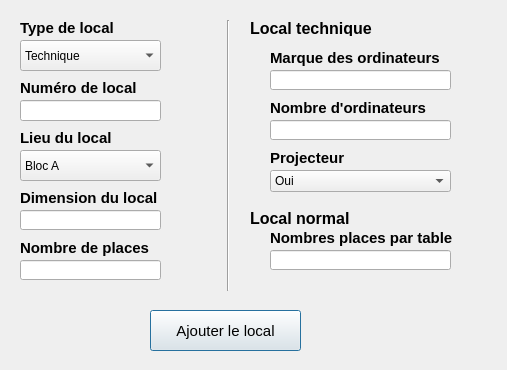
<?xml version="1.0" encoding="UTF-8"?>
<ui version="4.0">
 <class>Dialog</class>
 <widget class="QDialog" name="Dialog">
  <property name="geometry">
   <rect>
    <x>0</x>
    <y>0</y>
    <width>507</width>
    <height>370</height>
   </rect>
  </property>
  <property name="windowTitle">
   <string>Dialog</string>
  </property>
  <widget class="QLabel" name="label_type_local">
   <property name="geometry">
    <rect>
     <x>20</x>
     <y>20</y>
     <width>101</width>
     <height>16</height>
    </rect>
   </property>
   <property name="font">
    <font>
     <pointsize>11</pointsize>
     <weight>75</weight>
     <bold>true</bold>
    </font>
   </property>
   <property name="text">
    <string>Type de local</string>
   </property>
  </widget>
  <widget class="QComboBox" name="comboBox_type_local">
   <property name="geometry">
    <rect>
     <x>20</x>
     <y>40</y>
     <width>141</width>
     <height>31</height>
    </rect>
   </property>
   <item>
    <property name="text">
     <string>Technique</string>
    </property>
   </item>
   <item>
    <property name="text">
     <string>Normal</string>
    </property>
   </item>
  </widget>
  <widget class="QLabel" name="label_num_local">
   <property name="geometry">
    <rect>
     <x>20</x>
     <y>80</y>
     <width>131</width>
     <height>16</height>
    </rect>
   </property>
   <property name="font">
    <font>
     <pointsize>11</pointsize>
     <weight>75</weight>
     <bold>true</bold>
    </font>
   </property>
   <property name="text">
    <string>Numéro de local</string>
   </property>
  </widget>
  <widget class="QLineEdit" name="lineEdit_num_local">
   <property name="geometry">
    <rect>
     <x>20</x>
     <y>100</y>
     <width>141</width>
     <height>21</height>
    </rect>
   </property>
  </widget>
  <widget class="QLabel" name="label_lieu_local">
   <property name="geometry">
    <rect>
     <x>20</x>
     <y>130</y>
     <width>111</width>
     <height>16</height>
    </rect>
   </property>
   <property name="font">
    <font>
     <pointsize>11</pointsize>
     <weight>75</weight>
     <bold>true</bold>
    </font>
   </property>
   <property name="text">
    <string>Lieu du local</string>
   </property>
  </widget>
  <widget class="QComboBox" name="comboBox_lieu_local">
   <property name="geometry">
    <rect>
     <x>20</x>
     <y>150</y>
     <width>141</width>
     <height>31</height>
    </rect>
   </property>
   <item>
    <property name="text">
     <string>Bloc A</string>
    </property>
   </item>
   <item>
    <property name="text">
     <string>Bloc B</string>
    </property>
   </item>
   <item>
    <property name="text">
     <string>Bloc C</string>
    </property>
   </item>
   <item>
    <property name="text">
     <string>Bloc D</string>
    </property>
   </item>
  </widget>
  <widget class="QLabel" name="label_dimension_local">
   <property name="geometry">
    <rect>
     <x>20</x>
     <y>190</y>
     <width>141</width>
     <height>16</height>
    </rect>
   </property>
   <property name="font">
    <font>
     <pointsize>11</pointsize>
     <weight>75</weight>
     <bold>true</bold>
    </font>
   </property>
   <property name="text">
    <string>Dimension du local</string>
   </property>
  </widget>
  <widget class="QLineEdit" name="lineEdit_dimension_local">
   <property name="geometry">
    <rect>
     <x>20</x>
     <y>210</y>
     <width>141</width>
     <height>20</height>
    </rect>
   </property>
  </widget>
  <widget class="QLabel" name="label_nb_places">
   <property name="geometry">
    <rect>
     <x>20</x>
     <y>240</y>
     <width>141</width>
     <height>16</height>
    </rect>
   </property>
   <property name="font">
    <font>
     <pointsize>11</pointsize>
     <weight>75</weight>
     <bold>true</bold>
    </font>
   </property>
   <property name="text">
    <string>Nombre de places</string>
   </property>
  </widget>
  <widget class="QLineEdit" name="lineEdit_nb_places">
   <property name="geometry">
    <rect>
     <x>20</x>
     <y>260</y>
     <width>141</width>
     <height>20</height>
    </rect>
   </property>
  </widget>
  <widget class="Line" name="line">
   <property name="geometry">
    <rect>
     <x>220</x>
     <y>20</y>
     <width>16</width>
     <height>271</height>
    </rect>
   </property>
   <property name="orientation">
    <enum>Qt::Vertical</enum>
   </property>
  </widget>
  <widget class="QLabel" name="label_local_technique">
   <property name="geometry">
    <rect>
     <x>250</x>
     <y>20</y>
     <width>131</width>
     <height>16</height>
    </rect>
   </property>
   <property name="font">
    <font>
     <pointsize>12</pointsize>
     <weight>75</weight>
     <bold>true</bold>
    </font>
   </property>
   <property name="text">
    <string>Local technique</string>
   </property>
  </widget>
  <widget class="QLabel" name="label_marque_ordis">
   <property name="geometry">
    <rect>
     <x>270</x>
     <y>50</y>
     <width>181</width>
     <height>16</height>
    </rect>
   </property>
   <property name="font">
    <font>
     <pointsize>11</pointsize>
     <weight>75</weight>
     <bold>true</bold>
    </font>
   </property>
   <property name="text">
    <string>Marque des ordinateurs</string>
   </property>
  </widget>
  <widget class="QLineEdit" name="lineEdit_marque_ordis">
   <property name="geometry">
    <rect>
     <x>270</x>
     <y>70</y>
     <width>181</width>
     <height>20</height>
    </rect>
   </property>
  </widget>
  <widget class="QLabel" name="label_nb_ordis">
   <property name="geometry">
    <rect>
     <x>270</x>
     <y>100</y>
     <width>191</width>
     <height>16</height>
    </rect>
   </property>
   <property name="font">
    <font>
     <pointsize>11</pointsize>
     <weight>75</weight>
     <bold>true</bold>
    </font>
   </property>
   <property name="text">
    <string>Nombre d'ordinateurs</string>
   </property>
  </widget>
  <widget class="QLineEdit" name="lineEdit_nb_ordis">
   <property name="geometry">
    <rect>
     <x>270</x>
     <y>120</y>
     <width>181</width>
     <height>20</height>
    </rect>
   </property>
  </widget>
  <widget class="QLabel" name="label_projecteur">
   <property name="geometry">
    <rect>
     <x>270</x>
     <y>150</y>
     <width>81</width>
     <height>16</height>
    </rect>
   </property>
   <property name="font">
    <font>
     <pointsize>11</pointsize>
     <weight>75</weight>
     <bold>true</bold>
    </font>
   </property>
   <property name="text">
    <string>Projecteur</string>
   </property>
  </widget>
  <widget class="QComboBox" name="comboBox_projecteur">
   <property name="geometry">
    <rect>
     <x>270</x>
     <y>170</y>
     <width>181</width>
     <height>22</height>
    </rect>
   </property>
   <item>
    <property name="text">
     <string>Oui</string>
    </property>
   </item>
   <item>
    <property name="text">
     <string>Non</string>
    </property>
   </item>
  </widget>
  <widget class="QLabel" name="label_local_normal">
   <property name="geometry">
    <rect>
     <x>250</x>
     <y>210</y>
     <width>131</width>
     <height>16</height>
    </rect>
   </property>
   <property name="font">
    <font>
     <pointsize>12</pointsize>
     <weight>75</weight>
     <bold>true</bold>
    </font>
   </property>
   <property name="text">
    <string>Local normal</string>
   </property>
  </widget>
  <widget class="QLabel" name="label_nb_places_table">
   <property name="geometry">
    <rect>
     <x>270</x>
     <y>230</y>
     <width>201</width>
     <height>16</height>
    </rect>
   </property>
   <property name="font">
    <font>
     <pointsize>11</pointsize>
     <weight>75</weight>
     <bold>true</bold>
    </font>
   </property>
   <property name="text">
    <string>Nombres places par table</string>
   </property>
  </widget>
  <widget class="QLineEdit" name="lineEdit">
   <property name="geometry">
    <rect>
     <x>270</x>
     <y>250</y>
     <width>181</width>
     <height>20</height>
    </rect>
   </property>
  </widget>
  <widget class="QPushButton" name="pushButton">
   <property name="geometry">
    <rect>
     <x>150</x>
     <y>310</y>
     <width>151</width>
     <height>41</height>
    </rect>
   </property>
   <property name="font">
    <font>
     <pointsize>11</pointsize>
    </font>
   </property>
   <property name="text">
    <string>Ajouter le local</string>
   </property>
  </widget>
 </widget>
 <resources/>
 <connections/>
</ui>
